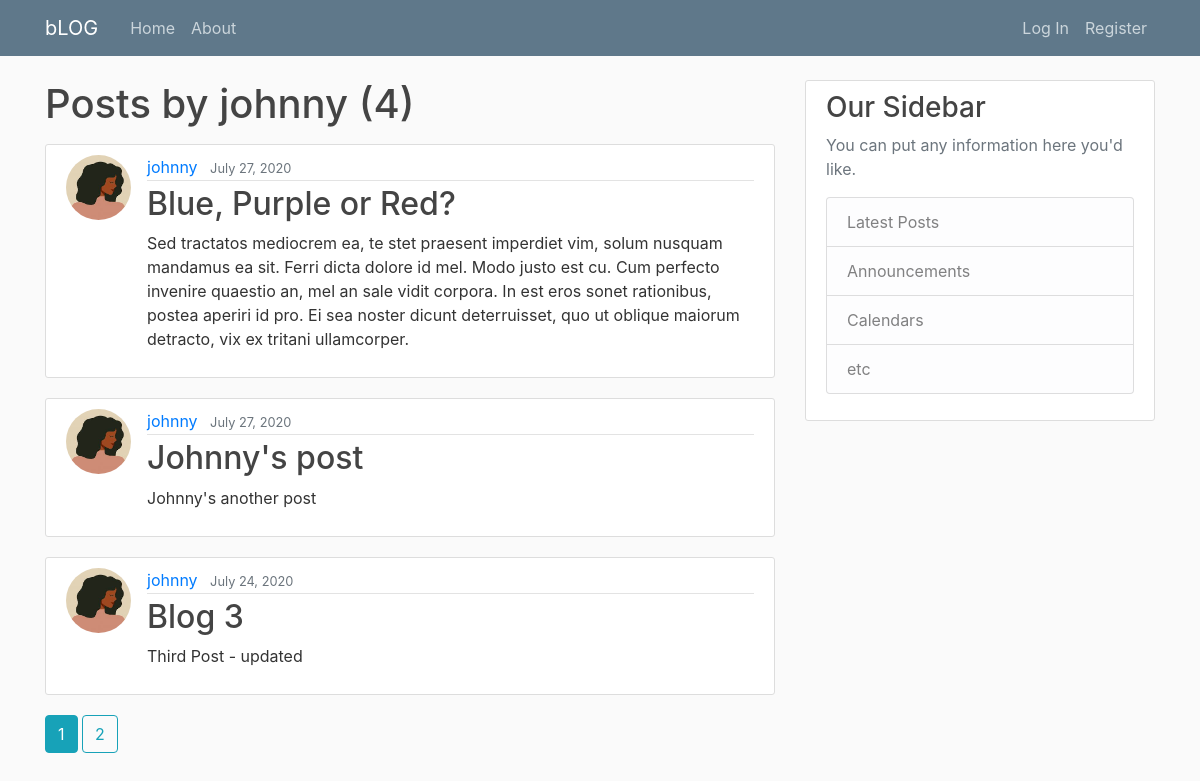
The page /user/johnny/ on the database its author committed.
### blog/models.py (models this page shows, shortened)
class Post(models.Model):
    title = models.CharField(max_length=100)
    content = models.TextField()
    date_posted = models.DateTimeField(default = timezone.now)
    author = models.ForeignKey(User, on_delete = models.CASCADE) # If user is deleted, also delete all related posts

### users/models.py (models this page shows, shortened)
class Profile(models.Model):
    user = models.OneToOneField(User, on_delete = models.CASCADE)
    image = models.ImageField(default = 'default.jpg', upload_to='profile_pics')

### blog/views.py (the view)
# urls.py: path('user/<str:username>/', UserPostListView.as_view(), name='user-post'),
class UserPostListView(ListView):
    model = Post
    template_name = 'blog/user_post.html'  # <app>/<model>_<viewtype>.html
    context_object_name = 'posts'
    paginate_by = 3
    def get_queryset(self):
        user = get_object_or_404(User, username=self.kwargs.get('username'))
        return Post.objects.filter(author=user).order_by('-date_posted')

### blog/templates/blog/user_post.html (shortened to what this page needs)
{% extends "blog/base.html" %}
{% block content %}
    <h1 class="mb-3">Posts by {{ view.kwargs.username }} ({{ page_obj.paginator.count }})</h1>
    {% for post in posts %}
        <article class="media content-section">
            <img class="rounded-circle article-img" src="{{ post.author.profile.image.url }}">
            <div class="media-body">
            <div class="article-metadata">
                <a class="mr-2" href="{% url 'user-post' post.author.username %}">{{ post.author }}</a>
                <small class="text-muted">{{ post.date_posted | date:"F d, Y"}}</small>
            </div>
            <h2><a class="article-title" href="{% url 'post-detail' post.id %}">{{ post.title }}</a></h2>
            <p class="article-content">{{ post.content }}</p>
            </div>
        </article>
    {% endfor %}
    {% if is_paginated %}
        {% for num in page_obj.paginator.page_range %}
            {% if page_obj.number == num %}
            <a class="btn btn-info mb-4" href="?page={{ num }}">{{ num }}</a>
            {% elif num > page_obj.number|add:'-3' and num < page_obj.number|add:'3' %}
                <a class="btn btn-outline-info mb-4" href="?page={{ num }}">{{ num }}</a>
            {% endif %}
        {% endfor %}
    {% endif %}
{% endblock content %}

### blog/static/blog/main.css (style rules this page uses)
body { background: #fafafa; color: #333333; margin-top: 5rem; }
h1, h2, h3, h4, h5, h6 { color: #444444; }
.content-section { background: #ffffff; padding: 10px 20px; border: 1px solid #dddddd; border-radius: 3px; margin-bottom: 20px; }
.article-title { color: #444444; }
.article-content { white-space: pre-line; }
.article-img { height: 65px; width: 65px; margin-right: 16px; }
.article-metadata { padding-bottom: 1px; margin-bottom: 4px; border-bottom: 1px solid #e3e3e3 }

### rows shown on the page
Post: author.profile.image (picture), author "johnny", date_posted "July 27, 2020", title "Blue, Purple or Red?", content "Sed tractatos mediocrem ea, te stet praesent imperdiet vim, solum nusquam mandamus ea sit. Ferri dicta dolore id mel. Modo justo est cu. Cum perfecto invenire quaestio an, mel an sale vidit corpora. In est eros sonet rationibus, postea aperiri id pro. Ei sea noster dicunt deterruisset, quo ut oblique maiorum detracto, vix ex tritani ullamcorper."
Post: author.profile.image (picture), author "johnny", date_posted "July 27, 2020", title "Johnny's post", content "Johnny's another post"
Post: author.profile.image (picture), author "johnny", date_posted "July 24, 2020", title "Blog 3", content "Third Post - updated"

### other values the page prints
{{ view.kwargs.username }} "johnny"
{{ page_obj.paginator.count }} "4"
{{ num }} "1"
{{ num }} "2"
